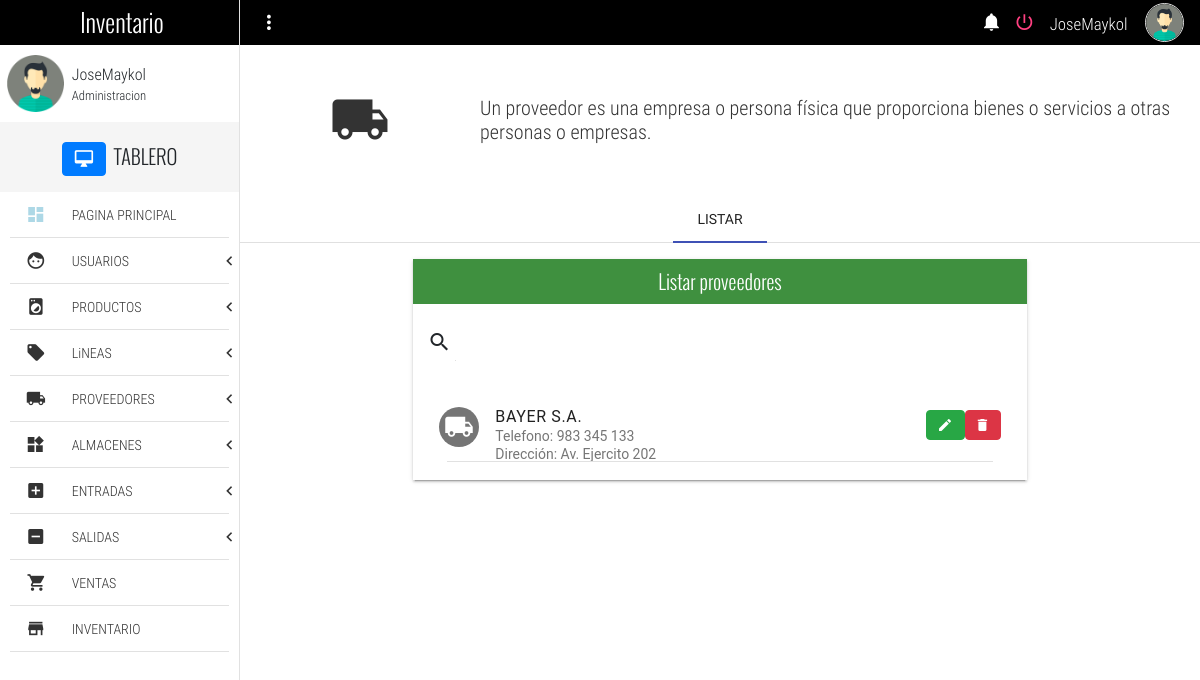
Screenshot of /listProvider (signed in) with the database file from the repository.
### Inventario/models.py (models this page shows, shortened)
class Provider(models.Model):
    name = models.CharField(max_length= 100, null= True, verbose_name= "Nombre del proveedor")
    adrress = models.CharField(max_length= 100, null= True, verbose_name= "Direccion")
    phone = models.CharField(max_length= 20, null= True, verbose_name= "Numero de telefono")
    email =  models.EmailField(null= True, verbose_name= "E-mail")
    RUC =models.CharField(null=True, max_length=11,verbose_name="RUC")
    razon_social = models.CharField(max_length=20, null=True, verbose_name="Razon social")
    class Meta:
        verbose_name = "Proveedor"
        verbose_name_plural =  "Proveedores"

### Inventario/views.py (the view)
# urls.py: path('listProvider', views.listProvider, name ='listProvider'),
def listProvider(request):
    context = {
        'proveedores' : Provider.objects.all(),
        }
    return render(request, "listProvider.html", context)

### Templates/listProvider.html (shortened to what this page needs)
{% extends 'base.html' %}
{% block content %}
	<section class="full-width pageContent">
		<section class="full-width header-well">
			<div class="full-width header-well-icon">
				<i class="zmdi zmdi-truck"></i>
			</div>
			<div class="full-width header-well-text">
				<p class="text-condensedLight">
					Un proveedor es una empresa o persona física que proporciona bienes o servicios a otras personas o empresas.
				</p>
			</div>
		</section>
		<div class="mdl-tabs mdl-js-tabs mdl-js-ripple-effect">
			<div class="mdl-tabs__tab-bar">
				<a href="#tabListProvider" class="mdl-tabs__tab is-active">LISTAR</a>
			</div>
			<div class="mdl-tabs__panel is-active" id="tabListProvider">
				<div class="mdl-grid">
					<div class="mdl-cell mdl-cell--4-col-phone mdl-cell--8-col-tablet mdl-cell--8-col-desktop mdl-cell--2-offset-desktop">
						<div class="full-width panel mdl-shadow--2dp">
							<div class="full-width panel-tittle bg-success text-center tittles">
								Listar proveedores
							</div>
							<div class="full-width panel-content">
								<form action="#">
									<div class="mdl-textfield mdl-js-textfield mdl-textfield--expandable">
										<label class="mdl-button mdl-js-button mdl-button--icon" for="searchProvider">
											<i class="zmdi zmdi-search"></i>
										</label>
									</div>
								</form>
								<div class="mdl-list">
									{% for provider in proveedores %}
									<div class="mdl-list__item mdl-list__item--two-line">
										<span class="mdl-list__item-primary-content">
											<i class="zmdi zmdi-truck mdl-list__item-avatar"></i>
											<span>{{provider.name}}</span>
											<span class="mdl-list__item-sub-title">Telefono: {{provider.phone}}</span>
											<span class="mdl-list__item-sub-title">Dirección: {{provider.adrress}}</span>
										</span>
										<a href="/editProvider/{{provider.id}}" class="btn btn-success zmdi zmdi-edit" role="button"></a>
										<a href="/deleteProvider/{{provider.id}}" class="btn btn-danger zmdi zmdi-delete" role="button" onClick="return confirm('¿Seguro que quieres borrar a {{ provider.name }}?');"></a>
									</div>
									<li class="full-width divider-menu-h"></li>
									{% endfor %}
								</div>
							</div>
						</div>
					</div>
				</div>
			</div>
		</div>
	</section>
{% endblock %}

### Templates/base.html (shortened to what this page needs)
{% load static %}
{% if user.is_authenticated %}
<!DOCTYPE html>
<html lang="es">
<head>
	<link rel="stylesheet" href="https://maxcdn.bootstrapcdn.com/bootstrap/4.5.2/css/bootstrap.min.css">
	<link rel="stylesheet" href="{% static 'css/normalize.css' %}">
	<link rel="stylesheet" href="{% static 'css/sweetalert2.css' %}">
	<link rel="stylesheet" href="{% static 'css/material.min.css'%}">
	<link rel="stylesheet" href="{% static 'css/material-design-iconic-font.min.css' %}">
	<link rel="stylesheet" href="{% static 'css/jquery.mCustomScrollbar.css' %}">
	<link rel="stylesheet" href="{% static 'css/main.css' %}">
</head>
<body>
	<div class="full-width navBar">
		<div class="full-width navBar-options">
			<i class="zmdi zmdi-more-vert btn-menu" id="btn-menu"></i>
			<nav class="navBar-options-list">
				<ul class="list-unstyle ">
					<li class="btn-Notification" id="notifications">
						<i class="zmdi zmdi-notifications"></i>
					</li>
					<li id="logout">
						<a href="logout">
							<i class="zmdi zmdi-power"></i>
						</a>
					</li>
					<li class="text-condensedLight noLink" ><small>{{user.username}}</small></li>
					<li class="noLink">
						<figure>
							<img src="{% static 'assets/img/avatar-male.png' %}" alt="Avatar" class="img-responsive">
						</figure>
					</li>
				</ul>
			</nav>
		</div>
	</div>
	<section class="full-width navLateral">
		<div class="full-width navLateral-bg btn-menu"></div>
		<div class="full-width navLateral-body">
			<div class="full-width navLateral-body-logo text-center tittles">
				 Inventario
			</div>
			<figure class="full-width" style="height: 77px;">
				<div class="navLateral-body-cl">
					<img src="{% static 'assets/img/avatar-male.png' %}" alt="Avatar" class="img-responsive">
				</div>
				<figcaption class="navLateral-body-cr hide-on-tablet">
					<span>
						{{user.username}}<br>
						<small>Administracion</small>
					</span>
				</figcaption>
			</figure>
			<div class="full-width tittles navLateral-body-tittle-menu">
				<i class="zmdi zmdi-desktop-mac btn btn-primary"></i><span class="hide-on-tablet">&nbsp; TABLERO</span>
			</div>
			<nav class="full-width">
				<ul class="full-width list-unstyle menu-principal ">
					<li class="full-width">
						<a href="home" class="full-width">
							<div class="navLateral-body-cl">
								<i class="zmdi zmdi-view-dashboard" style="color:lightblue"></i>
							</div>
							<div class="navLateral-body-cr hide-on-tablet">
								PAGINA PRINCIPAL
							</div>
						</a>
					</li>
					<li class="full-width divider-menu-h"></li>
					<li class="full-width">
						<a href="#" class="full-width btn-subMenu">
							<div class="navLateral-body-cl">
								<i class="zmdi zmdi-face"></i>
							</div>
							<div class="navLateral-body-cr hide-on-tablet">
								USUARIOS
							</div>
							<span class="zmdi zmdi-chevron-left"></span>
						</a>
					</li>
					<li class="full-width divider-menu-h"></li>
					<li class="full-width">
						<a href="#" class="full-width btn-subMenu ">
							<div class="navLateral-body-cl">
								<i class="zmdi zmdi-washing-machine"></i>
							</div>
							<div class="navLateral-body-cr hide-on-tablet">
								PRODUCTOS
							</div>
							<span class="zmdi zmdi-chevron-left"></span>
						</a>
					</li>
										<li class="full-width divider-menu-h"></li>
					<li class="full-width">
						<a href="#" class="full-width btn-subMenu ">
							<div class="navLateral-body-cl">
								<i class="zmdi zmdi-label"></i>
							</div>
							<div class="navLateral-body-cr hide-on-tablet">
								LiNEAS
							</div>
							<span class="zmdi zmdi-chevron-left"></span>
						</a>
					</li>
					<li class="full-width divider-menu-h"></li>
					<li class="full-width">
						<a href="#" class="full-width btn-subMenu" >
							<div class="navLateral-body-cl">
								<i class="zmdi zmdi-truck"></i>
							</div>
							<div class="navLateral-body-cr hide-on-tablet">
								PROVEEDORES
							</div>
							<span class="zmdi zmdi-chevron-left"></span>
						</a>
					</li>
					<li class="full-width divider-menu-h"></li>
					<li class="full-width">
						<a href="#" class="full-width btn-subMenu" >
							<div class="navLateral-body-cl">
								<i class="zmdi zmdi-widgets"></i>
							</div>
							<div class="navLateral-body-cr hide-on-tablet">
								ALMACENES
							</div>
							<span class="zmdi zmdi-chevron-left"></span>
						</a>
					</li>
					<li class="full-width divider-menu-h"></li>
					<li class="full-width">
						<a href="#" class="full-width btn-subMenu" >
							<div class="navLateral-body-cl">
								<i class="zmdi zmdi-plus-square"></i>
							</div>
							<div class="navLateral-body-cr hide-on-tablet">
								ENTRADAS
							</div>
							<span class="zmdi zmdi-chevron-left"></span>
						</a>
					</li>
					<li class="full-width divider-menu-h"></li>
					<li class="full-width">
						<a href="#" class="full-width btn-subMenu" >
							<div class="navLateral-body-cl">
								<i class="zmdi zmdi-minus-square"></i>
							</div>
							<div class="navLateral-body-cr hide-on-tablet">
								SALIDAS
							</div>
							<span class="zmdi zmdi-chevron-left"></span>
						</a>
					</li>
					<li class="full-width divider-menu-h"></li>
					<li class="full-width">
						<a href="sales" class="full-width">
							<div class="navLateral-body-cl">
								<i class="zmdi zmdi-shopping-cart"></i>
							</div>
							<div class="navLateral-body-cr hide-on-tablet">
								VENTAS
							</div>
						</a>
					</li>
					<li class="full-width divider-menu-h"></li>
					<li class="full-width">
						<a href="inventory" class="full-width">
							<div class="navLateral-body-cl">
								<i class="zmdi zmdi-store"></i>
							</div>
							<div class="navLateral-body-cr hide-on-tablet">
								INVENTARIO
							</div>
						</a>
					</li>
					<li class="full-width divider-menu-h"></li>
	</section>
	{% block content %}
	{% endblock %}
</body>
</html>
{% endif %}

### Static/css/main.css (style rules this page uses)
html, body { width: 100%; height: 100%; margin: 0; padding: 0; font-size: 16px; font-family: "RobotoRegular"; position: relative; background-color: #fff; }
.text-condensedLight { font-family: "RobotoCondensedLight"; }
.text-center { text-align: center; }
.tittles { font-family: "OswaldLight"; }
.mdl-textfield { width: 100%; }
.full-width { margin: 0; padding: 0; width: 100%; box-sizing: border-box; }
.list-unstyle { margin: 0; padding: 0; list-style: none; box-sizing: border-box; }
.img-responsive { width: 100%; height: auto; }
.divider-menu-h { height: 0 !important; border-top: 1px solid #E1E1E1; width: 92% !important; margin: 0 auto !important; }
.mdl-list__item-avatar { line-height: 40px; text-align: center; font-size: 30px; }
.panel { height: auto; }
.panel-tittle { height: 45px; display: block; line-height: 45px; color: #fff; font-size: 20px; }
.panel-content { display: block; padding: 10px; }
.header-well, .header-well-icon, .header-well-text { min-height: 150px; height: auto; }
.header-well { position: relative; }
.header-well-icon, .header-well-text { position: absolute; top: 0; color: #333; }
.header-well-icon { left: 0; width: 25%; }
.header-well-icon i, .header-well-text p { position: absolute; top: 50%; display: block; width: 100%; transform: translateY(-50%); }
.header-well-icon i { text-align: center; font-size: 60px; }
.header-well-text { right: 0; width: 75%; }
.header-well-text p { font-size: 20px; margin: 0; padding: 0; }
.bg-success { background-color: #3f903f !important; }
.navBar { background-color: #000000; height: 45px; position: absolute; top: 0; left: 0; z-index: 79; color: #fff; }
.navBar-options { line-height: 45px; height: 45px; position: absolute; width: 80%; top: 0; right: 0; padding: 0; transition: all .3s ease-in-out; }
.navBar-options .zmdi-more-vert, .navBar-options-list { line-height: 45px; position: absolute; top: 0; height: 45px; margin: 0; padding: 0; }
.navBar-options .zmdi-more-vert { width: 40px; left: 0; font-size: 23px; cursor: pointer; user-select: none; text-align: center; outline: none; margin-left: 9px; }
.navBar-options-list { right: 9px; }
.navBar-options-list .noLink { cursor: inherit !important; }
.navBar-options-list ul { height: 45px; }
.navBar-options-list ul li { height: 45px; line-height: 45px; cursor: pointer; display: inline-block; padding: 0 7px; font-size: 21px; -moz-user-select: none; -webkit-user-select: none; -ms-user-select: none; }
.navBar-options-list ul li { outline: none; }
.navBar-options-list ul li figure, .navBar-options-list ul li figure img { margin: 0; padding: 0; padding-top: 0; margin-top: 0; box-sizing: border-box; }
.navBar-options-list ul li figure { height: 45px; }
.navBar-options-list ul li figure img { border: 1px solid #E1E1E1; border-radius: 50%; width: 39px; height: 39px; margin-bottom: 3px; }
.navLateral, .pageContent, .navLateral-body, .navLateral-bg { position: absolute; top: 0; height: 100%; }
.navLateral { left: 0; width: 20%; z-index: 80; border-right: 1px solid #E1E1E1; transition: all .3s ease-in-out; }
.navLateral-body { background-color: #fff; z-index: 82; left: 0; padding-bottom: 30px; }
.navLateral-body-logo { height: 45px; line-height: 45px; color: #fff; width: 100%; font-size: 25px; background-color: #000000; }
.navLateral-body-cl, .navLateral-body-cr { box-sizing: border-box; height: 77px; float: left; margin: 0; padding: 0; position: relative; }
.navLateral-body-cl { width: 30%; }
.navLateral-body-cl img { width: 57px; height: 57px; margin: 0 auto; display: block; margin-top: 10px; }
.navLateral-body-cr { width: 70%; font-family: "RobotoCondensedLight"; }
.navLateral-body-cr span { position: absolute; top: 50%; left: 50%; transform: translate(-50%, -50%); display: block; width: 100%; }
.navLateral-body-tittle-menu { height: 70px; line-height: 70px; font-size:20px; background-color: #F5F5F5; text-align: center; }
.menu-principal li, .menu-principal li a { display: block; }
.menu-principal li a { height: 45px; color: #333; position: relative; transition: all .3s ease-in-out; }
.menu-principal li a div.navLateral-body-cl, .menu-principal li a div.navLateral-body-cr { height: 45px; line-height: 45px; }
.menu-principal li a div.navLateral-body-cl { text-align: center; font-size: 20px; }
.btn-subMenu span { position: absolute; top: 0; right: 7px; line-height: 45px; height: 45px; font-size: 19px; }
.pageContent { padding-top: 45px; right: 0; width: 80%; z-index: 77; background-color: #fff; transition: all .3s ease-in-out; }

### rows the page displays
Provider: name "BAYER S.A.", phone "983 345 133", adrress "Av. Ejercito 202"

### other values shown
{{ user.username }} "JoseMaykol"
